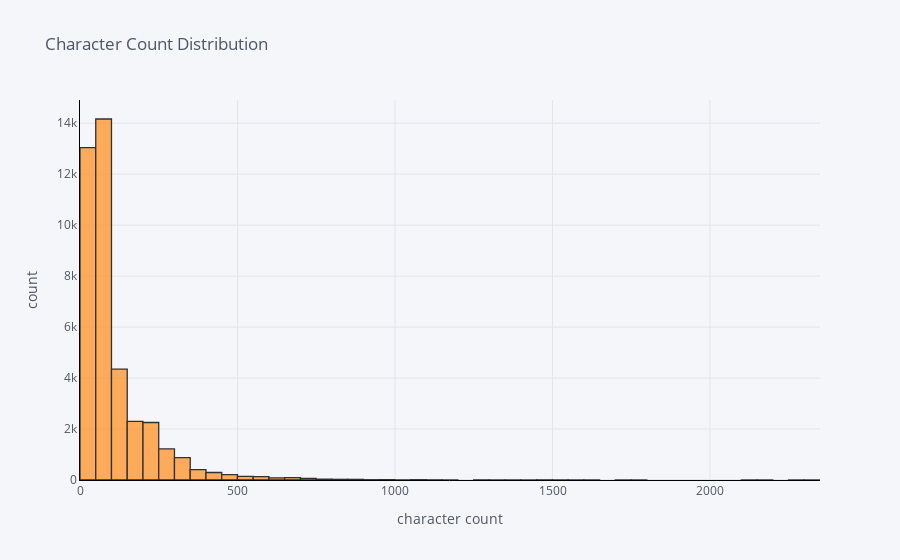

The code cell stored with this chart in its notebook:
### Code cell
# create visualization to display character count distribution
df['char_ct'].iplot(
    kind='hist',
    bins=100,
    xTitle='character count',
    linecolor='black',
    yTitle='count',
    title='Character Count Distribution')

### Figure 1 — Plotly figure (JSON) as saved in the notebook; plotly's stock layout.template omitted (floating-point values rounded to 4 significant figures; data arrays with more than 128 entries replaced by an {"elided": "..."} marker saying what was removed)
{"data": [{"histfunc": "count", "histnorm": "", "marker": {"color": "rgba(255, 153, 51, 1.0)", "line": {"color": "#000000", "width": 1.3}}, "name": "char_ct", "nbinsx": 100, "opacity": 0.8, "orientation": "v", "x": {"elided": "39790 int values"}, "type": "histogram"}], "layout": {"barmode": "overlay", "legend": {"bgcolor": "#F5F6F9", "font": {"color": "#4D5663"}}, "paper_bgcolor": "#F5F6F9", "plot_bgcolor": "#F5F6F9", "title": {"font": {"color": "#4D5663"}, "text": "Character Count Distribution"}, "xaxis": {"gridcolor": "#E1E5ED", "linecolor": "black", "showgrid": true, "tickfont": {"color": "#4D5663"}, "title": {"font": {"color": "#4D5663"}, "text": "character count"}, "zerolinecolor": "#E1E5ED"}, "yaxis": {"gridcolor": "#E1E5ED", "linecolor": "black", "showgrid": true, "tickfont": {"color": "#4D5663"}, "title": {"font": {"color": "#4D5663"}, "text": "count"}, "zerolinecolor": "#E1E5ED"}}}
